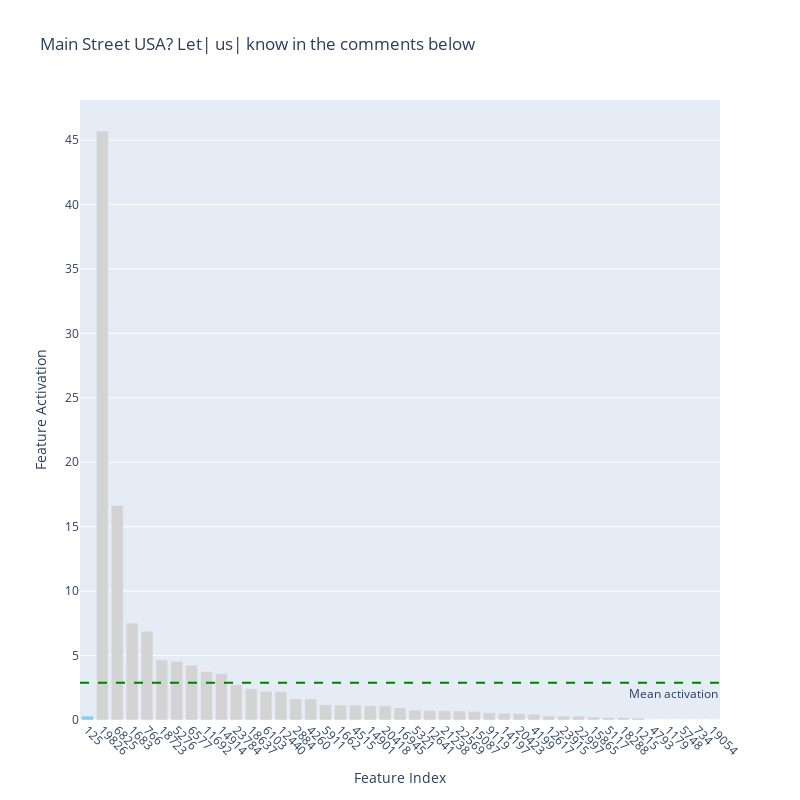
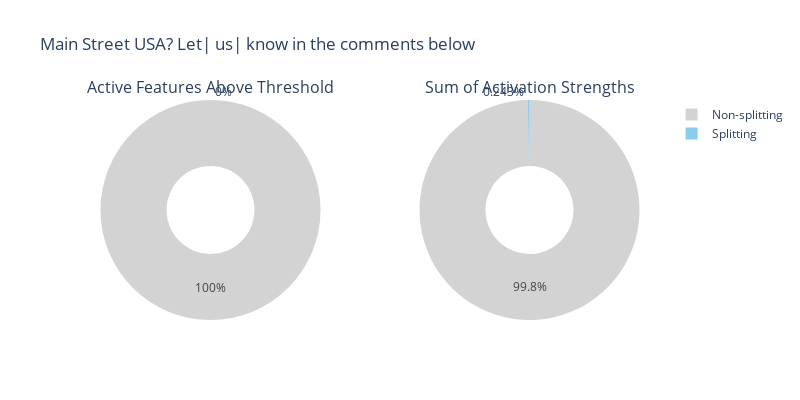

These figures' notebook cell, in order:
### Code cell
# # After creating the PCA plot and identifying interesting points
# interesting_point_ids = [0]  # Replace with actual IDs of interest
# analyze_specific_points(
#     results,
#     fs_splitting_nodes,
#     fs_splitting_cluster,
#     activation_threshold,
#     node_df,
#     results_path,
#     pca_df,
#     interesting_point_ids,
#     save_figs=True,
#     pca_path=pca_path,
# )

### Figure 1 — Plotly figure (JSON) as saved in the notebook; plotly's stock layout.template omitted (floating-point values rounded to 4 significant figures)
{"data": [{"customdata": [[125, 5], [13860, 2], [5937, 1], [1586, 1], [737, 1], [15133, 1], [4694, 1], [3419, 11], [9822, 1], [12288, 1], [18792, 1], [15064, 1], [5354, 1], [657, 17], [2662, 1], [3841, 1], [5196, 1], [1567, 1], [4054, 1], [12280, 1], [9838, 3], [13814, 1], [4729, 1], [10558, 1], [16952, 1], [17910, 1], [12412, 1], [7829, 1], [11749, 1], [16362, 1], [3790, 1], [10537, 1], [18878, 1], [3264, 12], [12989, 1], [4558, 1], [14797, 1], [1157, 1], [4288, 1], [null, null], [null, null], [null, null], [null, null]], "hovertemplate": "Feature Index: %{x}<br>Activation: %{y:.4f}<br>Subgraph ID: %{customdata[0]}<br>Subgraph Size: %{customdata[1]}<extra></extra>", "marker": {"color": ["rgb(136, 204, 238)", "lightgrey", "lightgrey", "lightgrey", "lightgrey", "lightgrey", "lightgrey", "lightgrey", "lightgrey", "lightgrey", "lightgrey", "lightgrey", "lightgrey", "lightgrey", "lightgrey", "lightgrey", "lightgrey", "lightgrey", "lightgrey", "lightgrey", "lightgrey", "lightgrey", "lightgrey", "lightgrey", "lightgrey", "lightgrey", "lightgrey", "lightgrey", "lightgrey", "lightgrey", "lightgrey", "lightgrey", "lightgrey", "lightgrey", "lightgrey", "lightgrey", "lightgrey", "lightgrey", "lightgrey", "lightgrey", "lightgrey", "lightgrey", "lightgrey"]}, "type": "bar", "x": ["125", "19826", "6825", "1683", "766", "18723", "5276", "6577", "11692", "14914", "23784", "18637", "6103", "12440", "2884", "4260", "5911", "1662", "4515", "14901", "20418", "16945", "5321", "12641", "21238", "22569", "15087", "9119", "14197", "20423", "4199", "12617", "23915", "22997", "15865", "5117", "18288", "1215", "4793", "1179", "5748", "734", "19054"], "y": [0.3027, 45.71, 16.64, 7.52, 6.889, 4.658, 4.555, 4.253, 3.763, 3.589, 2.735, 2.426, 2.214, 2.212, 1.641, 1.636, 1.182, 1.163, 1.159, 1.108, 1.1, 0.9446, 0.7674, 0.7324, 0.7182, 0.6971, 0.6672, 0.5579, 0.5227, 0.5045, 0.4405, 0.3233, 0.3009, 0.2971, 0.2356, 0.1851, 0.183, 0.16, 0.00286, 0, 0, 0, 0]}], "layout": {"annotations": [{"showarrow": false, "text": "Mean activation", "x": 1, "xanchor": "right", "xref": "x domain", "y": 2.9, "yanchor": "top", "yref": "y"}], "bargap": 0.2, "height": 800, "shapes": [{"line": {"color": "green", "dash": "dash"}, "type": "line", "x0": 0, "x1": 1, "xref": "x domain", "y0": 2.9, "y1": 2.9, "yref": "y"}], "showlegend": false, "title": {"text": " Main Street USA? Let| us| know in the comments below"}, "width": 800, "xaxis": {"tickangle": 45, "tickmode": "array", "ticktext": ["125", "19826", "6825", "1683", "766", "18723", "5276", "6577", "11692", "14914", "23784", "18637", "6103", "12440", "2884", "4260", "5911", "1662", "4515", "14901", "20418", "16945", "5321", "12641", "21238", "22569", "15087", "9119", "14197", "20423", "4199", "12617", "23915", "22997", "15865", "5117", "18288", "1215", "4793", "1179", "5748", "734", "19054"], "tickvals": ["125", "19826", "6825", "1683", "766", "18723", "5276", "6577", "11692", "14914", "23784", "18637", "6103", "12440", "2884", "4260", "5911", "1662", "4515", "14901", "20418", "16945", "5321", "12641", "21238", "22569", "15087", "9119", "14197", "20423", "4199", "12617", "23915", "22997", "15865", "5117", "18288", "1215", "4793", "1179", "5748", "734", "19054"], "title": {"text": "Feature Index"}, "type": "category"}, "yaxis": {"title": {"text": "Feature Activation"}}}}

### Figure 2 — Plotly figure (JSON) as saved in the notebook; plotly's stock layout.template omitted (floating-point values rounded to 4 significant figures)
{"data": [{"domain": {"x": [0, 0.45], "y": [0, 1]}, "hole": 0.4, "hoverinfo": "label+percent+value", "labels": ["Splitting", "Non-splitting"], "marker": {"colors": ["rgb(136, 204, 238)", "lightgrey"]}, "type": "pie", "values": [0, 15]}, {"domain": {"x": [0.55, 1], "y": [0, 1]}, "hole": 0.4, "hoverinfo": "label+percent+value", "labels": ["Splitting", "Non-splitting"], "marker": {"colors": ["rgb(136, 204, 238)", "lightgrey"]}, "type": "pie", "values": [0.3027, 124.4]}], "layout": {"annotations": [{"font": {"size": 16}, "showarrow": false, "text": "Active Features Above Threshold", "x": 0.225, "xanchor": "center", "xref": "paper", "y": 1, "yanchor": "bottom", "yref": "paper"}, {"font": {"size": 16}, "showarrow": false, "text": "Sum of Activation Strengths", "x": 0.775, "xanchor": "center", "xref": "paper", "y": 1, "yanchor": "bottom", "yref": "paper"}], "height": 400, "title": {"text": " Main Street USA? Let| us| know in the comments below"}, "width": 800}}
